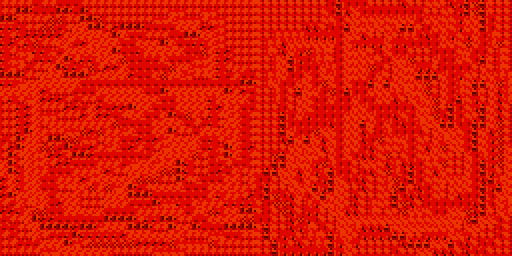

A level layout from a 2D game, rendered from its tile map. Below: a short description, then the map file with tile-grid data replaced by summaries:
An orthogonal 64x32 tile map with 8x8 px tiles, 1 tile layer (Tile Layer 1).

<map version="1.9" tiledversion="1.9.2" orientation="orthogonal" renderorder="right-down" width="64" height="32" tilewidth="8" tileheight="8" infinite="0" nextlayerid="2" nextobjectid="1">
 <editorsettings>
  <export target="lava.c" format="gba" />
 </editorsettings>
 <tileset firstgid="1" source="tileset.tsx" />
 <layer id="1" name="Tile Layer 1" width="64" height="32">
  <data>[2048 cells, 2048 non-empty, 11 distinct tile ids]</data>
 </layer>
</map>